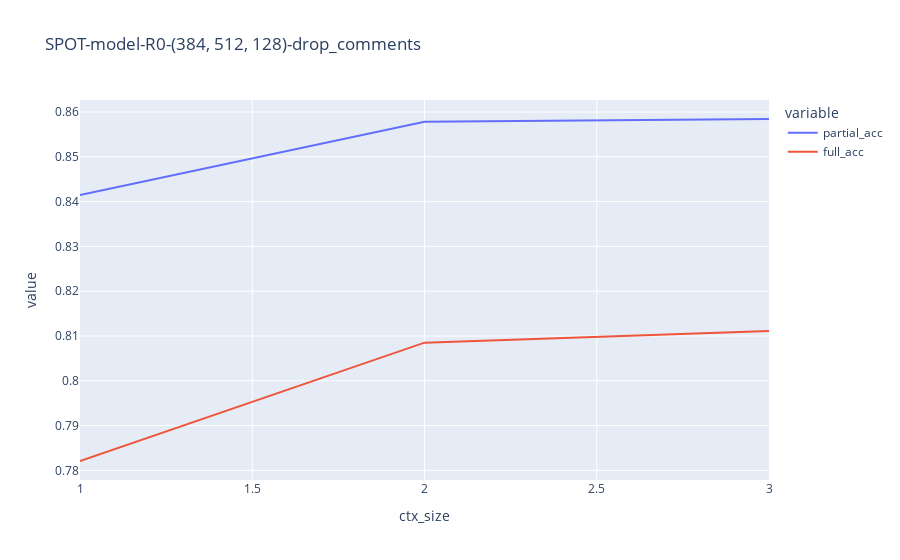

The code cell stored with this chart in its notebook:
### Code cell
# evaluate the model

from spot.data import pretty_print_accuracies

size_factors = [1, 2, 3]
with run_long_task("Evaluate R0 accuracy vs ctx_size"):
    acc_series = []
    for factor in size_factors:
        wrapper = r0_wrapper.scale_ctx_size(factor)
        accs = wrapper.eval_on_dataset(
            src_datasets["test"], tqdm_args={"leave": False}
        )[0]
        acc_series.append(accs)
        print(f"===ctx_size factor: {factor}===")
        print(f"ctx_args: {wrapper.args.ctx_args}")
        pretty_print_accuracies(accs)

import plotly.express as px

acc_df = pd.DataFrame(
    {
        "ctx_size": size_factors,
        "partial_acc": [x["partial_acc"] for x in acc_series],
        "full_acc": [x["full_acc"] for x in acc_series],
    }
)
px.line(acc_df, x="ctx_size", y=["partial_acc", "full_acc"], title=r0_model_name)

### Figure 1 — Plotly figure (JSON) as saved in the notebook; plotly's stock layout.template omitted (floating-point values rounded to 4 significant figures)
{"data": [{"hovertemplate": "variable=partial_acc<br>ctx_size=%{x}<br>value=%{y}<extra></extra>", "legendgroup": "partial_acc", "line": {"color": "#636efa", "dash": "solid"}, "marker": {"symbol": "circle"}, "mode": "lines", "name": "partial_acc", "orientation": "v", "showlegend": true, "type": "scatter", "x": [1, 2, 3], "xaxis": "x", "y": [0.8415, 0.8578, 0.8584], "yaxis": "y"}, {"hovertemplate": "variable=full_acc<br>ctx_size=%{x}<br>value=%{y}<extra></extra>", "legendgroup": "full_acc", "line": {"color": "#EF553B", "dash": "solid"}, "marker": {"symbol": "circle"}, "mode": "lines", "name": "full_acc", "orientation": "v", "showlegend": true, "type": "scatter", "x": [1, 2, 3], "xaxis": "x", "y": [0.7821, 0.8085, 0.8111], "yaxis": "y"}], "layout": {"legend": {"title": {"text": "variable"}, "tracegroupgap": 0}, "title": {"text": "SPOT-model-R0-(384, 512, 128)-drop_comments"}, "xaxis": {"anchor": "y", "domain": [0, 1], "title": {"text": "ctx_size"}}, "yaxis": {"anchor": "x", "domain": [0, 1], "title": {"text": "value"}}}}
